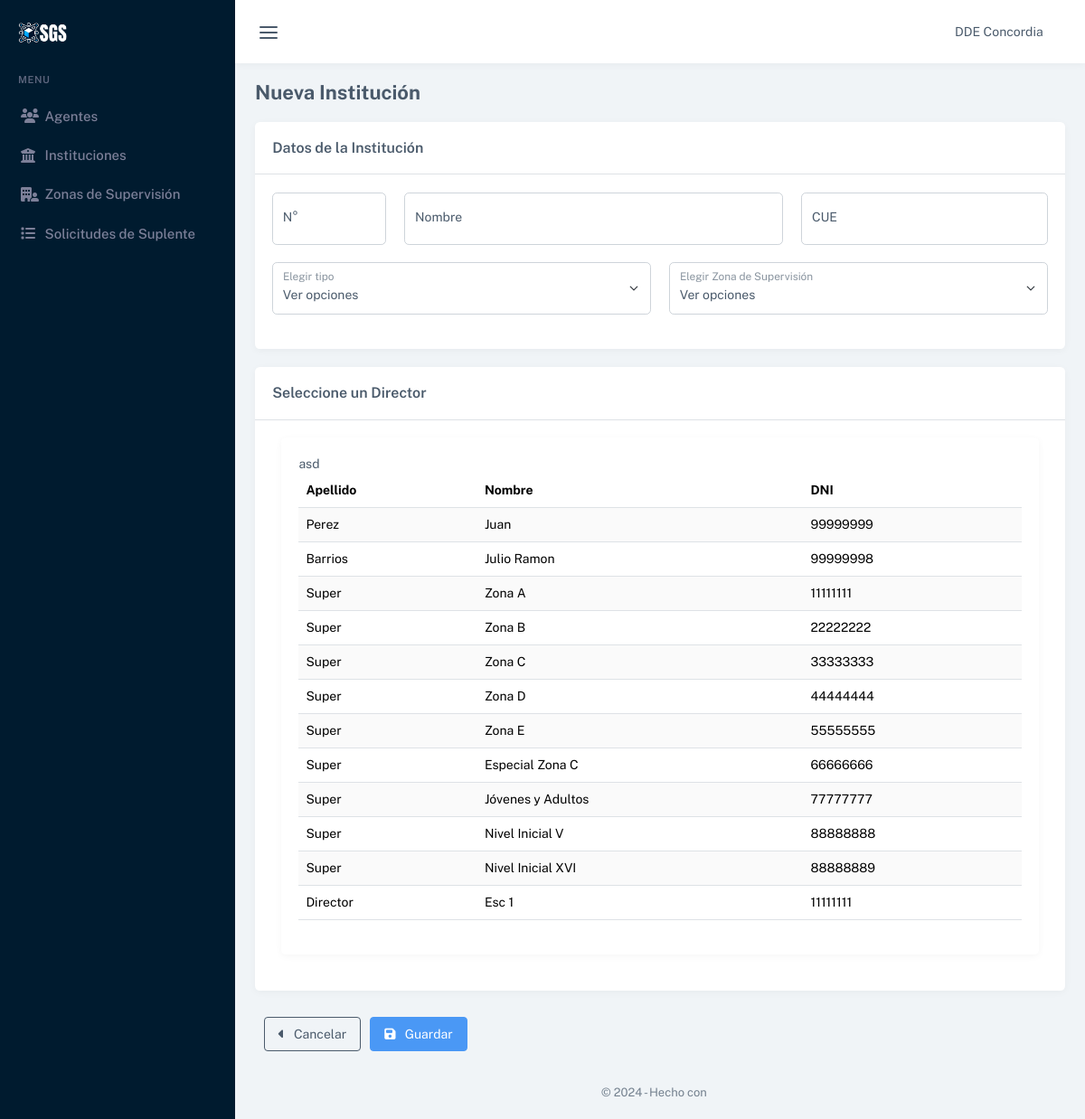
The app's page /nueva_institucion with its own data.
### tables this page shows
CREATE TABLE `agentes` (
  `id_Agente` int(11) UNSIGNED NOT NULL,
  `apellido` varchar(100) NOT NULL,
  `nombre` varchar(100) NOT NULL,
  `dni` int(11) UNSIGNED NOT NULL,
  `telefono` int(11) UNSIGNED DEFAULT NULL,
  `direccion` varchar(100) DEFAULT NULL,
  `email` varchar(100) NOT NULL,
  `usuario` varchar(100) NOT NULL,
  `password` varchar(100) NOT NULL,
  `id_Rol` tinyint(4) UNSIGNED NOT NULL,
  `eliminado` tinyint(1) NOT NULL DEFAULT 0
);

### controladores/controlador.plantilla.php (called while the page is built, shortened)
<?php
class ControladorPlantilla{
    public function ctrMostrarPlantilla(){
        include 'vistas/plantilla.php';
    }
}

### index.php (called while the page is built, shortened)
<?php
require_once 'controladores/controlador.plantilla.php';
require_once 'controladores/controlador.agentes.php';
require_once 'modelos/modelo.agentes.php';
$plantilla = new ControladorPlantilla();
$plantilla -> ctrMostrarPlantilla();

### modelos/conexion.php (called while the page is built)
<?php
try {
class Conexion{
	static public function conectar(){
		$link = new PDO("mysql:host=localhost;dbname=gestionsuplentes", "root", "");
		$link->exec("set names utf8");
		return $link;
	}
}
} catch (Exception $e) {
  return "Error: " .$e ->getMessage();
}

### modelos/modelo.agentes.php (called while the page is built, shortened)
<?php
require_once 'conexion.php';
class ModeloAgentes{
    static public function mdlMostrarAgentes()
    {
        try {
            $agentes = Conexion::conectar()->prepare("SELECT * FROM `agentes`, `roles`  WHERE agentes.id_Rol = roles.id_Rol;");
            $agentes->execute();
            return $agentes->fetchAll(PDO::FETCH_ASSOC);
        } catch (Exception $e) {
            return "Error: " .$e ->getMessage();
        }
    }
}

### controladores/controlador.agentes.php (called while the page is built, shortened)
<?php
class ControladorAgentes{
    static public function ctrMostrarAgentes(){
        $respuesta = ModeloAgentes::mdlMostrarAgentes();
        return $respuesta;
    }
}

### vistas/modulos/seleccionar_director.php (the view)
<div class="container-xxl">
    <div class="row">
        <div class="col-12">
            <div class="card">
                <div class="card-body">
                    <table id="tablaSelectES" class="table table-striped table-hover dt-responsive nowrap w-100">
                        <div class="table-title">
                            asd
                        </div>
                        <thead>
                            <tr>
                                <th>Apellido</th>
                                <th>Nombre</th>
                                <th>DNI</th>
                            </tr>
                        </thead>
                        <tbody>
                            <?php
                                $agentes = ControladorAgentes::ctrMostrarAgentes();
                                foreach ($agentes as $key => $value) {
                            ?>
                            <tr style = "background-color:#000888">
                                <td> <?php echo $value["apellido"] ?></td>
                                <td> <?php echo $value["nombre"] ?></td>
                                <td> <?php echo $value["dni"] ?></td>
                            </tr>
                            <?php } ?>
                        </tbody>
                    </table>
                </div>
            </div>
        </div>
    </div>
</div>

### records on screen
agentes: apellido "Perez", nombre "Juan", dni "99999999"
agentes: apellido "Barrios", nombre "Julio Ramon", dni "99999998"
agentes: apellido "Super", nombre "Zona A", dni "11111111"
agentes: apellido "Super", nombre "Zona B", dni "22222222"
agentes: apellido "Super", nombre "Zona C", dni "33333333"
agentes: apellido "Super", nombre "Zona D", dni "44444444"
agentes: apellido "Super", nombre "Zona E", dni "55555555"
agentes: apellido "Super", nombre "Especial Zona C", dni "66666666"
agentes: apellido "Super", nombre "Jóvenes y Adultos", dni "77777777"
agentes: apellido "Super", nombre "Nivel Inicial V", dni "88888888"
agentes: apellido "Super", nombre "Nivel Inicial XVI", dni "88888889"
agentes: apellido "Director", nombre "Esc 1", dni "11111111"
